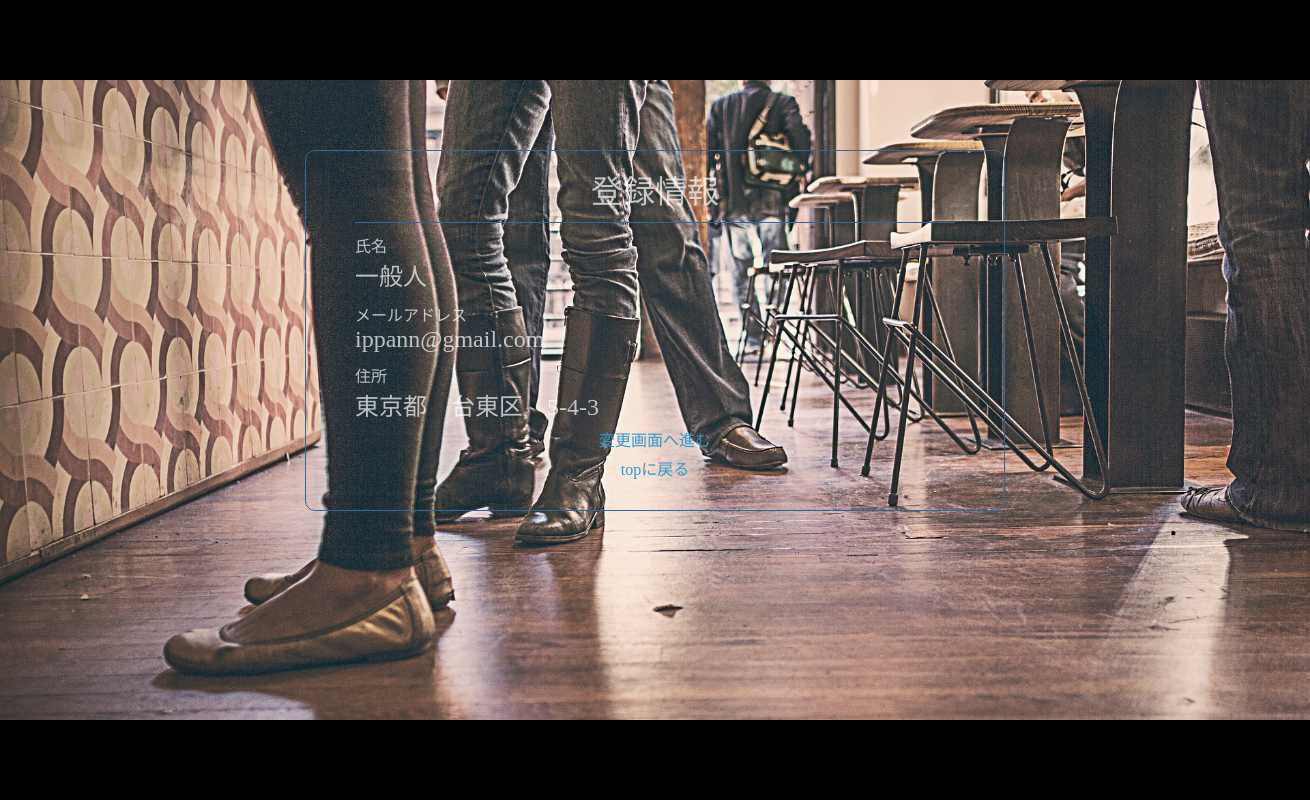
The page /phpnew/mypage.php (signed in) on the database its author committed.
### tables this page shows
CREATE TABLE `user` (
  `id` int(11) NOT NULL,
  `name` varchar(50) NOT NULL,
  `email` varchar(100) NOT NULL,
  `pass` varchar(64) NOT NULL,
  `address` varchar(100) NOT NULL,
  `role` int(11) NOT NULL
);

### phpnew/mypage.php (the view, shortened to what this page needs)
<?php session_start();
$id = $_SESSION['id'];
$dsn = "mysql:host=localhost; dbname=lunch; charset=utf8";
$username = "root";
$password = "root";
try{
    $dbh = new PDO($dsn, $username, $password);
} catch (PDOException $e) {
    $msg = $e->getMessage();
}
$sql = "SELECT * FROM user WHERE id = :id";
$stmt = $dbh->prepare($sql);
$stmt->bindValue(':id', $id);
$stmt->execute();
$member = $stmt->fetch();
?>
<!DOCTYPE html>
<html>
<head>
  <link rel="stylesheet" type="text/css" href="css/mypage.css">
</head>
<body>
  <header></header>
  <div class="backphoto">
  <div class="pagegroup">
	<div class="page">
		<h1>登録情報</h1>
    <div>
      <ul class="ulgroup">
        <li>
          <p>氏名</p>
          <h2><?php echo htmlspecialchars($member["name"])?></h2>
        </li>
        <li>
          <p>メールアドレス</p>
          <h2><?php echo htmlspecialchars($member["email"])?></h2>
        </li>
        <li>
          <p>住所</p>
          <h2><?php echo htmlspecialchars($member["address"]) ?></h2>
        </li>
         <div class="confirm">
    <a href="edit.php">変更画面へ進む</a>
  </div>
  <div class="confirm">
    <a href="index.php">topに戻る</a>
  </div>
      </ul>
    </div>
	</div>
  </div>
  </div>
  <footer></footer>
</body>
</html>

### phpnew/css/mypage.css (style rules this page uses)
body, h1, h2, h3, h4, h5, h6, p, address, ul, ol, li, dl, dt, dd, img, form, table, tr, th, td { margin: 0; padding: 0; border: none; font-style: normal; font-weight: normal; text-align: left; list-style-type: none; border-collapse: collapse; }
a { text-decoration: none; }
body { font-family:'roboto','Hiragino Kaku Gothic Pro','ヒラギノ角ゴ Pro W3','メイリオ',Meiryo,Osaka,'ＭＳ Ｐゴシック',Arial,sans-serif; }
* { -webkit-box-sizing: border-box; -moz-box-sizing: border-box; -o-box-sizing: border-box; -ms-box-sizing: border-box; box-sizing: border-box; }
.page { width: 700px; border: solid 1px #336699 ; border-radius: 10px; margin: auto; }
.pagegroup { width: 1300px; margin: 0 auto; padding-top: 70px }
.ulgroup { margin: 0 auto; width: 600px; margin-top: 10px; margin-bottom: 30px; border-top: solid 1px #336699 ; }
li { margin-top: 10px; }
.confirm { text-align: center; margin-top: 5px }
h1 { text-align: center; margin-top: 15px; opacity: 0.7; color: white }
p { opacity: 0.7; color: white }
h2 { opacity: 0.7; color: white }
.backphoto { background-image: url("../photo/bar.jpg"); height: 80vh; width: auto; background-size: auto 100%; background-position: center ; background-repeat: no-repeat; background-size: cover; position: relative; }
a { color: #3399cc }
header { background-color: black; height: 10vh }
footer { background-color: black; height: 10vh }

### rows shown on the page
user: name "一般人", email "ippann@gmail.com", address "東京都 台東区 5-4-3"
